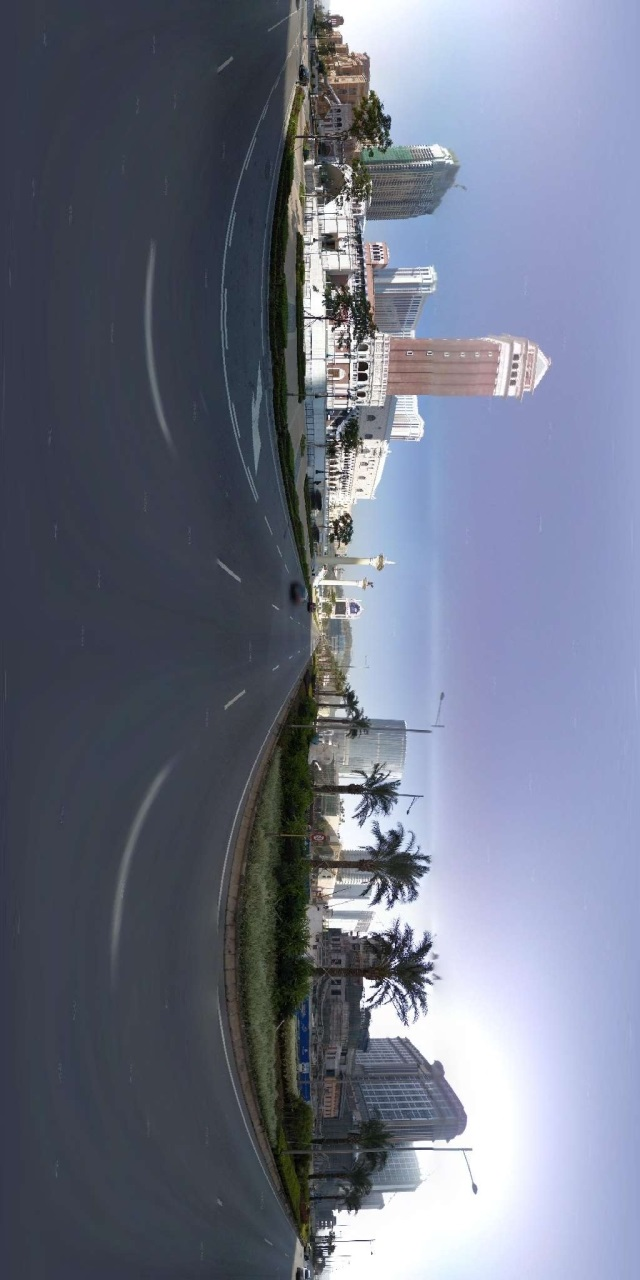
#> input picture code/2_1.jpg, 640 x 1280 px
$ python main.3.3.py
#> lines starting #> are read from the running program, lines starting #| are printed output that depends on the picture
import numpy as np
import cv2
import time
import matplotlib.pyplot as plt


a=time.time()


filename1 = '2_1.jpg'
filename2 = '2_2.jpg'


if 1:
    ''' KEYPOINTS CALCULATION & MATCHING '''
    p1 = cv2.imread(filename1)
#> p1 is the input picture: shape (1280, 640, 3); mean B, G, R 133.1, 115.4, 109.6
    p2 = cv2.imread(filename2)
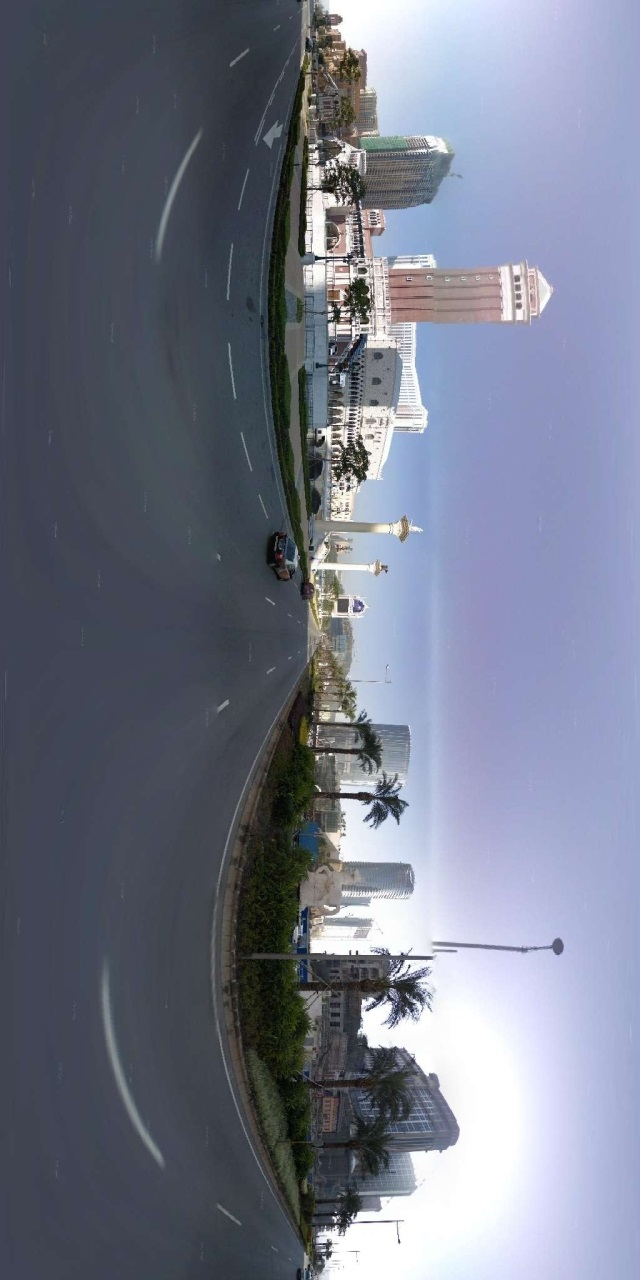
#> input picture code/2_2.jpg, 640 x 1280 px
#> p2 is the input picture: shape (1280, 640, 3); mean B, G, R 136.7, 120, 114.8
    orb = cv2.ORB_create()

    kp1, des1 = orb.detectAndCompute(cv2.cvtColor(
            p1, cv2.IMREAD_GRAYSCALE), None)
#> kp1 = 500 keypoints; strongest (x, y, size): (314, 239, 31), (305, 315, 31), (373, 983, 37.2), (391, 987, 31)
    kp2, des2 = orb.detectAndCompute(cv2.cvtColor(
            p2, cv2.IMREAD_GRAYSCALE), None)
#> kp2 = 500 keypoints; strongest (x, y, size): (354, 953, 31), (323, 437, 31), (341, 314, 31), (350, 952, 31)

    bf = cv2.BFMatcher(cv2.NORM_HAMMING, crossCheck=True)
    matches = bf.match(des1,des2)
#> matches = 145 matches
    matches = sorted(matches, key = lambda x:x.distance)

    '''
    matchImg = cv2.drawMatches(p1, kp1, p2, kp2, matches, p1, flags=2)
    cv2.imwrite(str(int(time.time()))+'.jpg', matchImg)
    '''

    # Initialize lists
    mylst, dif = [], []
    # For each match...
    for mat in matches:
        # Get the matching keypoints for each of the images
        img1_idx = mat.queryIdx
        img2_idx = mat.trainIdx
        # x - columns; y - rows; Get the coordinates
        (x1,y1) = kp1[img1_idx].pt
        (x2,y2) = kp2[img2_idx].pt
        # Append to list
        mylst.append([x1, y1, x2, y2])
        dif.append([x1-x2, y1-y2])
#> this loop made 145 passes
#> (img1_idx, img2_idx, x1, y1, x2, y2) on passes 1 to 12: (392, 440, 340.9, 793.8, 340.4, 803.2), (471, 476, 426.4, 956.7, 419.2, 971), (443, 485, 340.4, 797.3, 344, 802.6), (463, 482, 424, 988.4, 404.9, 981.8), (324, 379, 340.4, 794.9, 342.1, 800.4), (76, 150, 339, 248, 326.4, 160.8), (326, 342, 359.4, 796.6, 369.1, 804.6), (438, 443, 319.5, 307.6, 322.5, 188.1), (472, 426, 365.5, 981.8, 368.3, 997.8), (410, 403, 423, 972.9, 415.5, 1000.3), (453, 484, 358.3, 797.3, 361.9, 806.2), (481, 405, 340.4, 777.6, 340.9, 786.3)
#> after the loop, dif = 145 pairs, first value -92.87 to 88.14, second value -1032.7 to 1065.8; mylst = 145 items, first 6: [340.9, 793.8, 340.4, 803.2], [426.4, 956.7, 419.2, 971], [340.4, 797.3, 344, 802.6], [424, 988.4, 404.9, 981.8], [340.4, 794.9, 342.1, 800.4], [339, 248, 326.4, 160.8]

    mylst = np.round(mylst, 0)
#> mylst = 145 rows, first 6: [341, 794, 340, 803], [426, 957, 419, 971], [340, 797, 344, 803], [424, 988, 405, 982], [340, 795, 342, 800], [339, 248, 326, 161]
    dif = np.round(dif, 0)
#> dif = 145 pairs, first value -93 to 88, second value -1033 to 1066


if 1:
    ''' CALCULATE THE PARAMETERS OF MOULDS '''
    _, aay = np.median(dif, axis=0)  # x-axis and y-axis bias.
#> aay = -5
    sy = p1.shape[0]
#> sy = 1280
    aay = int(aay%sy+sy)
#> aay = 2555
    p0 = np.vstack([p2, p2, p2, p2])
    uy = sy//4
#> uy = 320


if 1:
    ''' WITH MOULD: KEYPOINTS CALCULATION '''
    for i in range(4):
        tpl_node = i*uy
        tpl = p1[tpl_node:int(tpl_node+uy*1), :, :]
        tgt_node = i*uy+aay-int(uy*0.01+10)
        tgt = p0[tgt_node:int(tgt_node+uy*1.02+20), :, :]

        orb = cv2.ORB_create()
        kp1, des1 = orb.detectAndCompute(cv2.cvtColor(
                tpl, cv2.IMREAD_ANYCOLOR), None)
        kp2, des2 = orb.detectAndCompute(cv2.cvtColor(
                tgt, cv2.IMREAD_ANYCOLOR), None)

        bf = cv2.BFMatcher(cv2.NORM_HAMMING, crossCheck=True)
        matches1 = bf.match(des1,des2)
        matches1 = sorted(matches1, key = lambda x:x.distance)

        '''
        matchImg = cv2.drawMatches(tpl, kp1, tgt, kp2, matches1, tpl,
                    matchColor=(0,0,0), singlePointColor=(0,0,0), flags=2)
        cv2.imwrite(str(int(time.time()*1e6))+'.jpg', matchImg)
        '''


        # Initialize lists
        mylst, dif = [], []
        # For each match...
        for mat in matches1:
            # Get the matching keypoints for each of the images
            img1_idx = mat.queryIdx
            img2_idx = mat.trainIdx
            # x - columns; y - rows; Get the coordinates
            (x1,y1) = kp1[img1_idx].pt
            (x2,y2) = kp2[img2_idx].pt
            # Append to list
            mylst.append([x1,
                          p1.shape[1]+x2,
                          mat.distance,
                          y1+tpl_node,
                          (y2+tgt_node)%p1.shape[0]])

        mylst = np.round(mylst, 0)

        if i==0:
            mtPx = mylst
        else:
            mtPx = np.concatenate((mtPx, mylst), axis=0)
#> this loop made 4 passes
#> (tgt_node, matches1) on passes 1 to 4: (2542, 154 matches), (2862, 141 matches), (3182, 141 matches), (3502, 119 matches)
#> pass 1, `tpl = p1[tpl_node:int(tpl_node+uy*1), :, :]`:
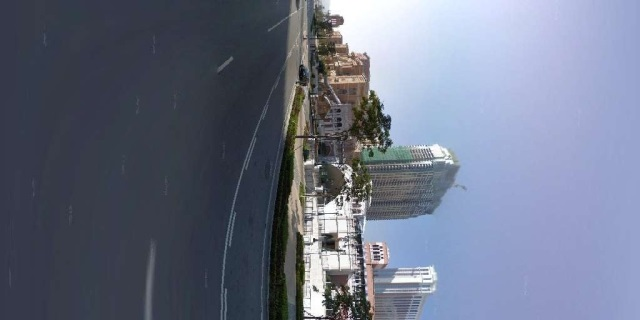
#> tpl: shape (320, 640, 3); mean B, G, R 133, 113.9, 106.9
#> pass 1, `tgt = p0[tgt_node:int(tgt_node+uy*1.02+20), :, :]`:
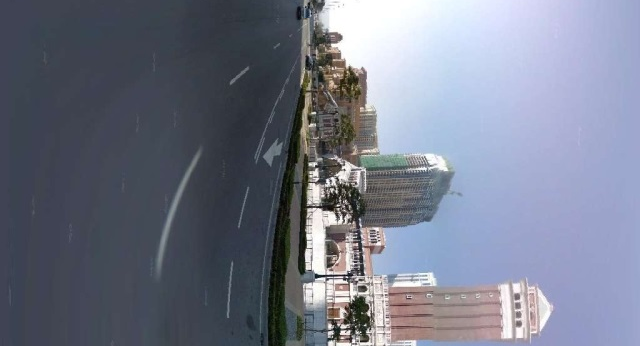
#> tgt: shape (346, 640, 3); mean B, G, R 137.2, 121, 115.9
#> after the loop:
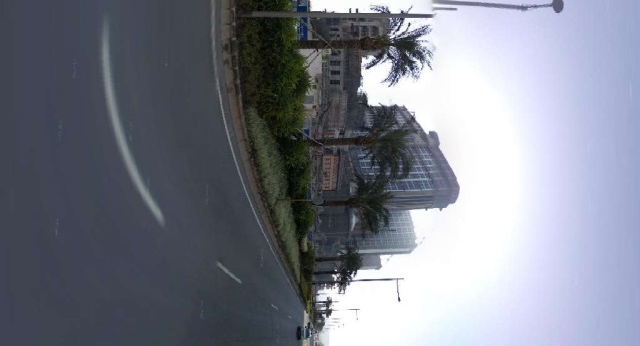
#> tgt: shape (346, 640, 3); mean B, G, R 138.9, 127.1, 123.4
#> after the loop:
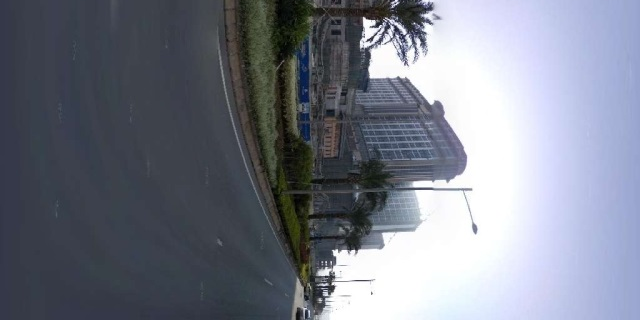
#> tpl: shape (320, 640, 3); mean B, G, R 136.3, 124, 119.4


    mtPx1 = mtPx[mtPx[:, 2]<=56, :]         #筛选数组，保留第3列满足条件的行
    mtPx1 = mtPx1[mtPx1[:, 2].argsort()]    #按照第3列 '特征点的差距' 对行排序


    # 绘制匹配结果
    p_out = np.hstack([p1,p2])[:, :, 2::-1]
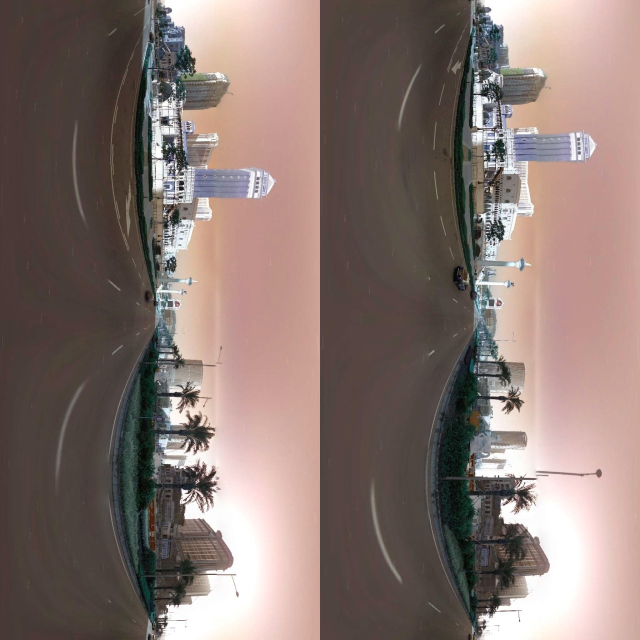
#> p_out: shape (1280, 1280, 3) (shown at 1/2 size); mean B, G, R 112.2, 117.7, 134.9
    plt.figure(figsize=(11,11))
    plt.imshow(p_out)
    for i in range(mtPx1.shape[0]):
        plt.plot(mtPx1[i][:2], mtPx1[i][-2:], color='k', lw=1)


print(-a+time.time())
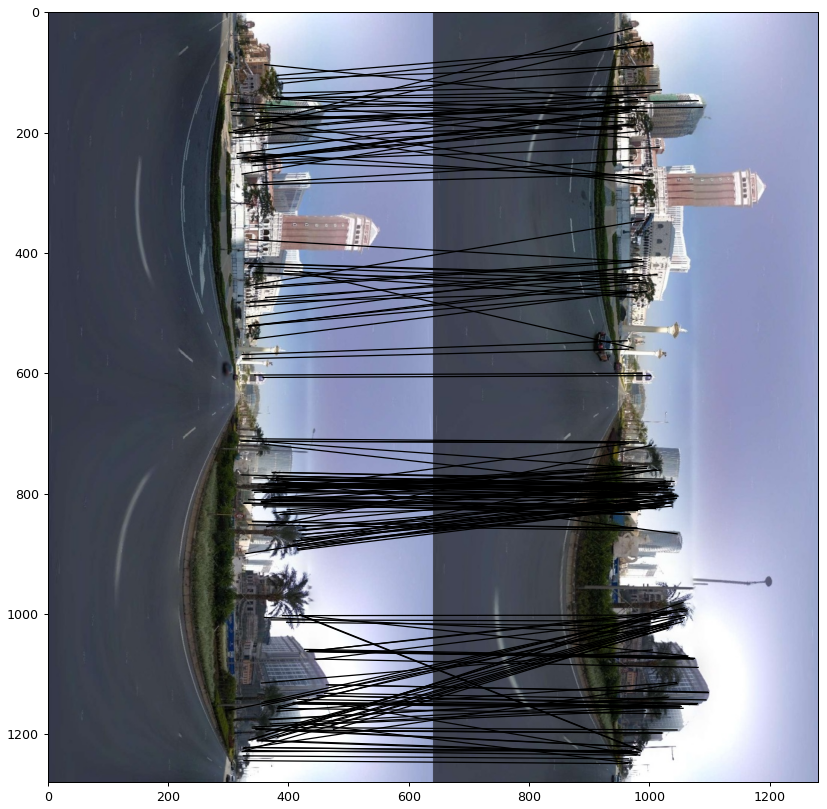
#> figure drawn by matplotlib, 1 panel; B, G, R data is drawn as R, G, B
